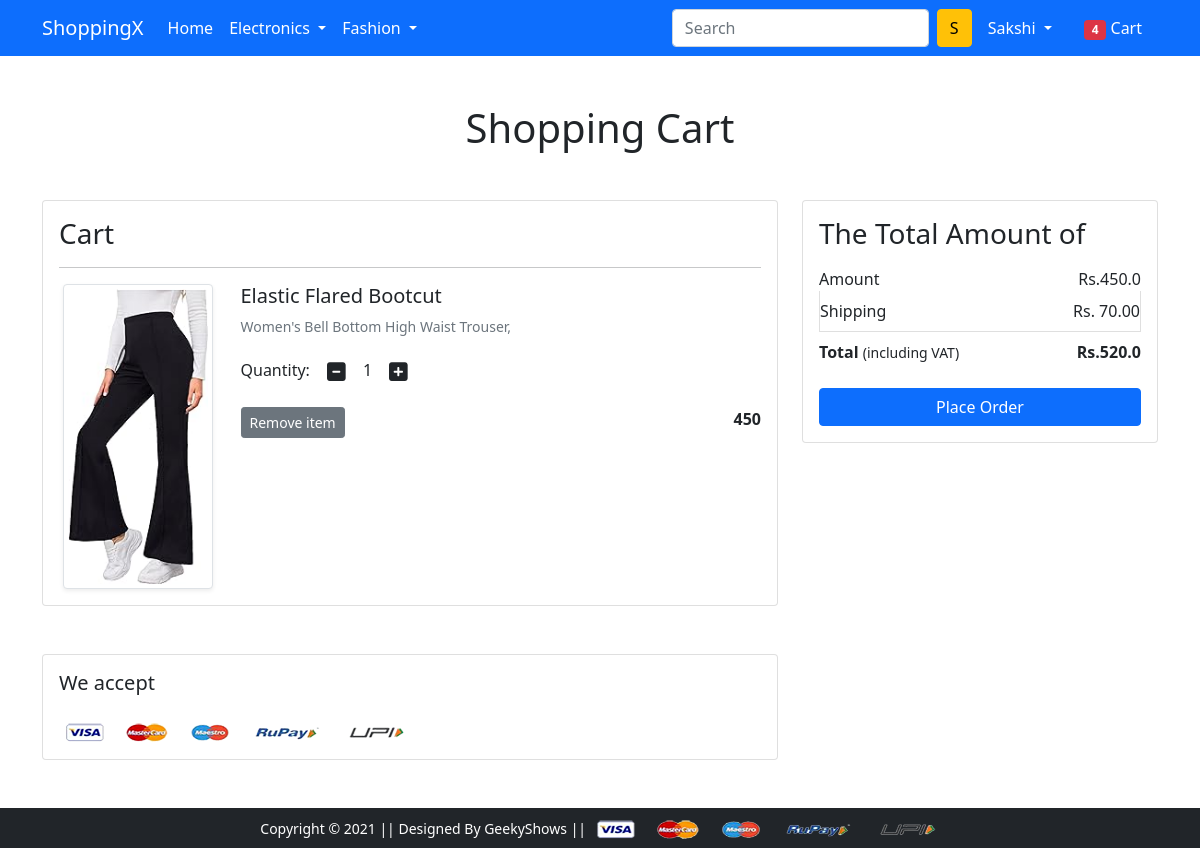
The app's page /cart/ (signed in) with its own data.
### app/models.py (models this page shows, shortened)
class Cart(models.Model):
    user = models.ForeignKey(User, on_delete=models.CASCADE)
    products = models.ForeignKey(Products, on_delete=models.CASCADE)
    quantity =  models.IntegerField()
    def __str__(self):
       return str(self.id)

class Products(models.Model):
    title = models.CharField(max_length=100)
    selling_price = models.IntegerField()
    discount_price = models.IntegerField()
    description = models.CharField(max_length=200)
    brand = models.CharField(max_length=50)
    image = models.ImageField(upload_to='productimg')
    category = models.CharField(choices=Product_Category,max_length=2)

### app/views.py (the view)
# urls.py: path('cart/',views.show_cart, name = 'showcart'),
@login_required
def show_cart(request):
  if request.user.is_authenticated:
    data = Cart.objects.filter(user=request.user)
    print(data)
    amount = 0.0
    shipping_amount = 70.0
    totalamount = 0.0
    cart_product = [p for p in Cart.objects.all() if p.user==request.user]
    if cart_product:
      for p in cart_product:
        tempamount = (p.quantity * p.products.discount_price)
        amount += tempamount
        totalamount = amount + shipping_amount
      return render(request,'app/add_to_cart.html',{'carts':data,'totalamount':totalamount , 'amount':amount})
    else:
      return render(request,'app/emptycart.html')

### templates/app/add_to_cart.html (shortened to what this page needs)
{% extends 'app/base.html' %}
{% load static %}
{% block main-content %}
<div class="container my-5">
  <div class="row">
    <h1 class="text-center mb-5">Shopping Cart</h1>
    <div class="col-sm-8">
      <div class="card">
        <div class="card-body">
          <h3>Cart</h3>
          {% for cart in carts %}
          <hr>
          <div class="row">
            <div class="col-sm-3 text-center align-self-center"><img src="{{cart.products.image.url}}" alt="" srcset=""
                class="img-fluid img-thumbnail shadow-sm" height="150" width="150">
            </div>
            <div class="col-sm-9">
              <div>
                <h5>{{cart.products.title}}</h5>
                <p class="mb-2 text-muted small">{{cart.products.description}}</p>
                <div class="my-3">
                  <label for="quantity">Quantity:</label>
                  <a class="minus-cart btn" pid= "{{cart.products.id}}"><i class="fas fa-minus-square fa-lg"></i></a>
                  <span id="quantity">{{cart.quantity}}</span>
                  <a class="plus-cart btn" pid ="{{cart.products.id}}"><i class="fas fa-plus-square fa-lg"></i></a>
                </div>
                <div class="d-flex justify-content-between">
                  <a href="#" class="btn btn-sm btn-secondary mr-3 remove-cart" pid = "{{cart.products.id}}">Remove item </a>
                  <p class="mb-0"><span><strong>{{cart.products.discount_price}}</strong></span></p>
                </div>
              </div>
            </div>
          </div>
          {% endfor %}
        </div>
      </div>
    </div>
    <div class="col-sm-4">
      <div class="card">
        <div class="card-body">
          <h3>The Total Amount of</h3>
          <ul class="list-group">
            <li class="list-group-item d-flex justify-content-between align-items-center border-0 px-0 pb-0">
              Amount<span>Rs.<span id = 'amount'>{{amount}}</span></span></li>
            <li class="list-group-item d-flex justify-content-between align-items-center px-0">Shipping<span>Rs.
                70.00</span></li>
            <li class="list-group-item d-flex justify-content-between align-items-center border-0 px-0 mb-3">
              <div>
                <strong>Total</strong> <small>(including VAT)</small>
              </div>
              <span><strong>Rs.<strong id= 'totalamount'>{{totalamount}}</strong></strong></span>
            </li>
          </ul>
          <div class="d-grid"><a href="{% url 'checkout' %}" class="btn btn-primary">Place Order</a></div>
        </div>
      </div>
    </div>
  </div>
</div>
<div class="container">
  <div class="row">
    <div class="col-sm-8">
      <div class="card">
        <div class="card-body">
          <h5 class="mb-4">We accept</h5>
          <img src="{% static 'app/images/payment.png' %}" alt="" class="img-fluid">
        </div>
      </div>
    </div>
  </div>
</div>
{% endblock main-content %}

### templates/app/base.html (shortened to what this page needs)
<!doctype html>
{% load static %}
<html lang="en">
  <head>
    <link href="https://cdn.jsdelivr.net/npm/bootstrap@5.0.0-beta1/dist/css/bootstrap.min.css" rel="stylesheet">
    <link rel="stylesheet" href="{% static 'app/css/owl.carousel.min.css' %}">
    <link rel="stylesheet" href="{% static 'app/css/all.min.css' %}">
    <link rel="stylesheet" href="{% static 'app/css/style.css' %}">
  </head>
  <body>
    <nav class="navbar navbar-expand-lg navbar-dark bg-primary">
     <div class="container">
       <a class="navbar-brand" href="/">ShoppingX</a>
       <div class="collapse navbar-collapse" id="navbarSupportedContent">
         <ul class="navbar-nav me-auto mb-2 mb-lg-0">
           <li class="nav-item">
             <a class="nav-link active" aria-current="page" href="/">Home</a>
           </li>
           <li class="nav-item dropdown">
             <a class="nav-link dropdown-toggle text-white" href="#" id="electronicsDropdown" role="button" data-bs-toggle="dropdown" aria-expanded="false">
               Electronics
             </a>
           </li>
           <li class="nav-item dropdown">
             <a class="nav-link dropdown-toggle text-white" href="#" id="fashionDropdown" role="button" data-bs-toggle="dropdown" aria-expanded="false">
               Fashion
             </a>
           </li>
         </ul>
         <form class="d-flex">
           <input class="form-control me-2" type="search" placeholder="Search" aria-label="Search">
           <button class="btn btn-warning" type="submit">S</button>
         </form>
         <div>
          <ul class="navbar-nav me-auto mb-2 mb-lg-0">
          {% if request.user.is_authenticated %}
           <li class="nav-item dropdown mx-2">
              <a class="nav-link dropdown-toggle text-white" href="#" id="profileDropdown" role="button" data-bs-toggle="dropdown" aria-expanded="false">
                {{request.user.username|capfirst}}
              </a>
            </li>
            <li class="nav-item mx-2">
             <a href="cart" class="nav-link text-white"><span class="badge bg-danger">4</span> Cart </a>
            </li>
          {% endif %}
          </ul>
         </div>
       </div>
     </div>
    </nav>
    {% block main-content %} {% endblock main-content %}
    <footer class="container-fluid bg-dark text-center p-2 mt-5">
        <small class="text-white">Copyright &copy; 2021 || Designed By GeekyShows || </small>
        <img src="{% static 'app/images/payment.png' %}" alt="" srcset="" class="img-fluid" height="2px">
    </footer>
  </body>
</html>

### records on screen
Cart: products.image (picture), products "Elastic Flared Bootcut", products.description "Women's Bell Bottom High Waist Trouser,", quantity "1", products.discount_price "450"

### other values on screen
{{ request.user.username|capfirst }} "Sakshi"
{{ amount }} "450.0"
{{ totalamount }} "520.0"
